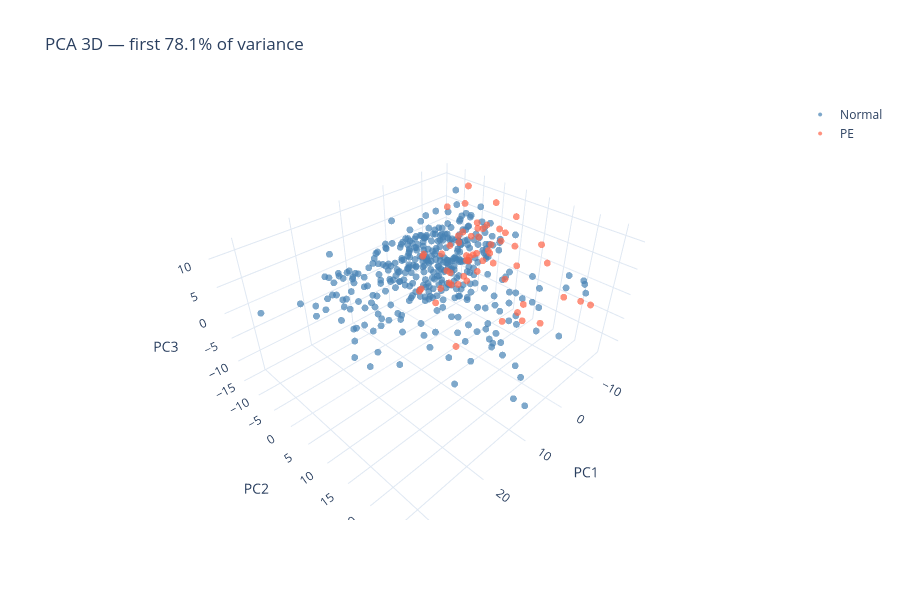

Notebook cell for this chart:
### Code cell
fig = go.Figure()
for cls, c in [('Normal', C_NORM), ('PE', C_PE)]:
    sub = df_pca[df_pca['class']==cls]
    fig.add_trace(go.Scatter3d(x=sub.PC1, y=sub.PC2, z=sub.PC3, mode='markers',
        marker=dict(size=4, color=c, opacity=0.7), name=cls,
        text=[f'P(PE)={p:.2f}<br>{cat}' for p, cat in zip(sub['P(PE)'], sub['category'])]))
fig.update_layout(template='plotly_white', width=900, height=600,
    title=f'PCA 3D — first {var_ratio[:3].sum()*100:.1f}% of variance',
    scene=dict(xaxis_title='PC1', yaxis_title='PC2', zaxis_title='PC3'))
fig.show()

### Figure 1 — Plotly figure (JSON) as saved in the notebook; plotly's stock layout.template omitted (floating-point values rounded to 4 significant figures; data arrays with more than 128 entries replaced by an {"elided": "..."} marker saying what was removed)
{"data": [{"marker": {"color": "steelblue", "opacity": 0.7, "size": 4}, "mode": "markers", "name": "Normal", "text": {"elided": "373 str values"}, "type": "scatter3d", "x": {"elided": "373 float values"}, "y": {"elided": "373 float values"}, "z": {"elided": "373 float values"}}, {"marker": {"color": "tomato", "opacity": 0.7, "size": 4}, "mode": "markers", "name": "PE", "text": ["P(PE)=0.49<br>FN", "P(PE)=0.56<br>TP", "P(PE)=0.54<br>TP", "P(PE)=0.61<br>TP", "P(PE)=0.63<br>TP", "P(PE)=0.47<br>FN", "P(PE)=0.56<br>TP", "P(PE)=0.12<br>FN", "P(PE)=0.50<br>TP", "P(PE)=0.63<br>TP", "P(PE)=0.59<br>TP", "P(PE)=0.70<br>TP", "P(PE)=0.72<br>TP", "P(PE)=0.59<br>TP", "P(PE)=0.69<br>TP", "P(PE)=0.39<br>FN", "P(PE)=0.59<br>TP", "P(PE)=0.63<br>TP", "P(PE)=0.31<br>FN", "P(PE)=0.29<br>FN", "P(PE)=0.45<br>FN", "P(PE)=0.74<br>TP", "P(PE)=0.78<br>TP", "P(PE)=0.51<br>TP", "P(PE)=0.56<br>TP", "P(PE)=0.61<br>TP", "P(PE)=0.48<br>FN", "P(PE)=0.59<br>TP", "P(PE)=0.45<br>FN", "P(PE)=0.65<br>TP", "P(PE)=0.61<br>TP", "P(PE)=0.56<br>TP", "P(PE)=0.46<br>FN", "P(PE)=0.51<br>TP", "P(PE)=0.46<br>FN", "P(PE)=0.48<br>FN", "P(PE)=0.53<br>TP", "P(PE)=0.60<br>TP", "P(PE)=0.28<br>FN", "P(PE)=0.77<br>TP", "P(PE)=0.66<br>TP", "P(PE)=0.49<br>FN", "P(PE)=0.55<br>TP", "P(PE)=0.61<br>TP", "P(PE)=0.70<br>TP", "P(PE)=0.48<br>FN", "P(PE)=0.47<br>FN", "P(PE)=0.48<br>FN", "P(PE)=0.47<br>FN", "P(PE)=0.77<br>TP", "P(PE)=0.56<br>TP", "P(PE)=0.62<br>TP", "P(PE)=0.69<br>TP", "P(PE)=0.63<br>TP", "P(PE)=0.62<br>TP", "P(PE)=0.64<br>TP", "P(PE)=0.56<br>TP", "P(PE)=0.61<br>TP"], "type": "scatter3d", "x": [-2.029, -6.623, -6.632, -9.544, -10.06, -3.804, -1.867, 19.48, -6.213, -7.556, -6.34, -9.889, -11.69, -7.855, -12.13, -0.8837, -3.503, -4.621, 1.822, 2.801, -5.082, -9.291, -10.48, -4.432, -7.701, -9.313, -3.584, -7.904, -3.784, -9.868, -9.025, -7.899, -6.419, -6.067, -4.715, -5.066, -7.38, -7.973, 2.899, -15.57, -10.83, -5.229, -7.579, -8.2, -10.83, -5.54, -7.211, -7.773, -6.347, -14.78, -7.677, -11.66, -14.42, -10.11, -11.1, -11.33, -8.846, -11.6], "y": [17.02, 0.986, 0.5965, 3.479, 3.208, -0.8409, 16.18, 21.61, 0.1218, 15.49, 10.04, 19.84, 14.62, 8.691, 3.897, -0.8601, 16.24, 19.12, -3.402, -2.838, -2.647, 23.31, 24.61, 2.134, 3.385, 0.889, 1.111, 6.502, 0.7514, 1.199, 0.9703, 1.63, -1.775, 2.336, 1.953, 2.186, -5.435, 4.271, 1.522, 4.4, 5.681, 3.557, 5.941, 3.39, 8.908, -3.001, -12.26, -12.61, -6.005, 5.304, -4.788, -9.672, -6.738, 3.621, -2.601, -1.239, -2.831, -4.954], "z": [-0.08793, 0.6613, -4.79, 1.299, 2.814, -5.013, -2.059, 6.106, -3.784, 8.333, -9.483, -1.048, 2.84, -1.405, 3.033, -4.574, -4.628, -4.226, -4.615, -4.404, 2.285, 0.06346, -0.6279, 2.277, 0.3947, -3.677, -4.015, 7.918, 4.672, 5.452, 3.949, 1.193, 4.126, 1.9, 1.06, 0.9284, -5.358, 2.765, -4.892, 7.056, 5.86, 9.013, 0.9765, 7.498, 0.309, -6.39, -4.664, -4.511, -1.289, 1.504, -5.703, 5.866, 10.26, 11.28, 2.092, 4.161, 3.714, 8.043]}], "layout": {"height": 600, "scene": {"xaxis": {"title": {"text": "PC1"}}, "yaxis": {"title": {"text": "PC2"}}, "zaxis": {"title": {"text": "PC3"}}}, "title": {"text": "PCA 3D — first 78.1% of variance"}, "width": 900}}
